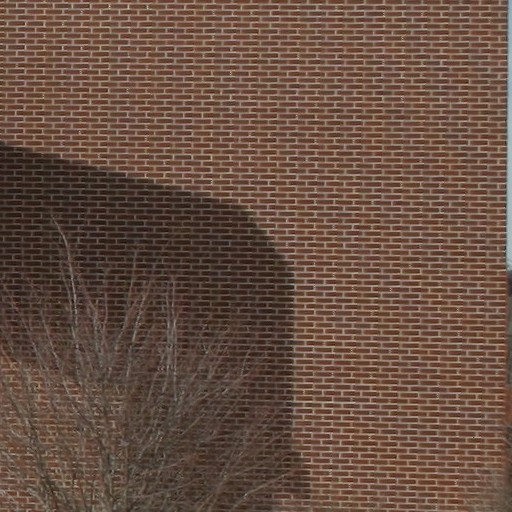
#> input picture images/bricks.jpg, 512 x 512 px, found by its file name
$ jupyter execute 1_sample.ipynb
#> lines starting #> are read from the running program, lines starting #| are printed output that depends on the picture
# Spatial sampling

Import required modules

[cell 1]
from __future__ import print_function
import cv2
from scipy.ndimage.filters import gaussian_filter
import matplotlib.pyplot as plt
import matplotlib

## Helper functions (You don't need to modify these)

Read image from input file into a `numpy.ndarray` variable of two dimensions (grayscale) with 32-bit float entries.

[cell 2]
def read_input_image(input_file_name):
    """
    Read image from input file into a numpy.ndarray variable of two dimensions (grayscale) with 32-bit float entries.
    """

    # Set the flag argument to 0 so that the output has only one channel.
    return cv2.imread(input_file_name, 0).astype('float')

[cell 3]
path1 = r'/Users/lfierz/studium/master/1/iacv/exercise1/images/bricks.jpg'
bricks = read_input_image(path1)
#> in read_input_image, `return cv2.imread(input_file_name, 0).astype('float')`:
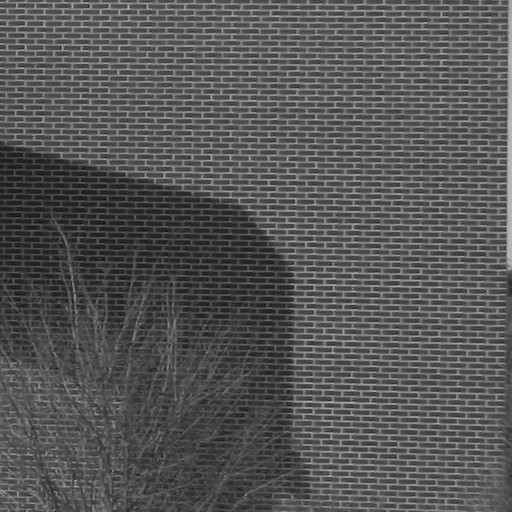
#> returned value: shape (512, 512) float64; min 12, max 196, mean 86.1
path2 = r'/Users/lfierz/studium/master/1/iacv/exercise1/images/window.jpg'
windows = read_input_image(path2)
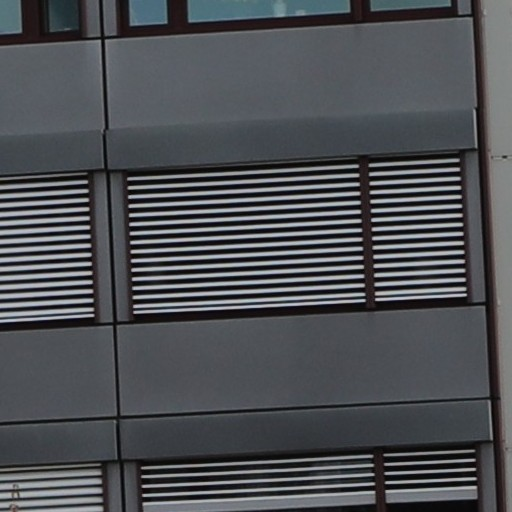
#> input picture images/window.jpg, 512 x 512 px, found by its file name

---

Save output image to a file.

[cell 4]
def write_output_image_to_file(output_image, output_file_name):
    """
    Save output image to a file.
    """

    cv2.imwrite(output_file_name, output_image)
    return

---

Ensure that the sub-sampling factor is not too large.

[cell 5]
def check_size(input_image, factor):
    """
    Check if the subsampling factor is too large.
    Input parameters:
        input_image: the input image
        factor: the required sub-sampling factor
    """

    condition1 = ((input_image.shape[0] // factor) == 0)
    condition2 = ((input_image.shape[1] // factor) == 0)

    if condition1 or condition2:
        print('Error! Subsampling rate is too large.')
        return 0

    else:
        print('Sub-sampling factor is permissible.')
        return 1

---

Print the size of the image

[cell 6]
def print_image_size(image,image_name):
    """
    Print the size of the image
    Input parameters:
        image: the image whose size is required
        image_name: string to indicate the image content
    """

    print('Size of {:s}: {:d}, {:d}.'.format(image_name, image.shape[0], image.shape[1]))

---

Display an image

[cell 7]
def display_image(image,title):
    """
    Display an image
    Input parameters:
        image: the image to be displayed
        title: title of the figure
    """

    fig = matplotlib.pyplot.gcf()
    DPI = fig.get_dpi()
    plt.figure(figsize=(image.shape[0]/float(DPI),image.shape[1]/float(DPI)))
    plt.imshow(image, cmap=plt.cm.gray)
    plt.axis('off')
    plt.title(title)
    plt.show()

[cell 8]
display_image(bricks,"bricks")
display_image(windows,"windows")

## Sub-sampling functions (TODO: Implement these functions)

---

Sub-sample the image

[cell 9]
def subsample_image(input_image, factor):
    """
    Subsample the input image with the requested subsampling factor.
    Input parameters:
        input_image: the input image
        factor: the required sub-sampling factor
    Output:
        the sub-sampled image
    """

    # ************************************
    # TODO
    # ************************************
    # Currently, the output image is just being set to the input image.
    # Replace this with the appropriate sub-sampling code
    # Hint: You may do this using a double for loop, but there is also a way to do this with one line of code!
    # ************************************
    output_image = input_image[0::factor,0::factor]


    return output_image

[cell 10]
factor = 3
new = subsample_image(bricks,factor)
#> in subsample_image, `output_image = input_image[0::factor,0::factor]`:
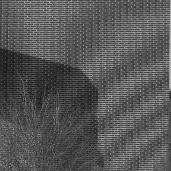
#> output_image: shape (171, 171) float64; min 12, max 188, mean 86.1
display_image(new,"reduced bricks")
new = subsample_image(windows,factor)
#> call 2 of subsample_image, with factor = 3
#> in subsample_image (call 2), `output_image = input_image[0::factor,0::factor]`:
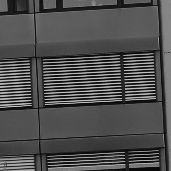
#> output_image: shape (171, 171) float64; min 4, max 196, mean 79.8
display_image(new,"reduced windows")

---

Apply a gaussian blurring to the image

[cell 11]
def gaussian_filter_image(input_image, sigma):
    """
    Apply a gaussian blurring to the image
    Input parameters:
        input_image: the input image
        sigma: strength of the required gaussian blurring
    Output:
        gaussian blurred image
    """

    # ************************************
    # TODO
    # ************************************
    # Currently, the output image is just being set to the input image.
    # Replace this with the appropriate code for smooth the image
    # Hint: Look at the modules being imported in the first cell of the notebook.
    # ************************************
    output_image = gaussian_filter(input_image,sigma)

    return output_image

[cell 12]
factor = 3
sigma = 1
display_image(bricks,"initial bricks")
display_image(windows,"initial windows")
new = subsample_image(bricks,factor)
display_image(new,"reduced bricks")

filtered_bricks = gaussian_filter_image(bricks,sigma)
new_bricks = subsample_image(filtered_bricks,factor)
#> call 4 of subsample_image, with factor = 3
#> in subsample_image (call 4), `output_image = input_image[0::factor,0::factor]`:
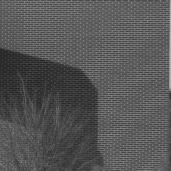
#> output_image: shape (171, 171) float64; min 32.49, max 182.4, mean 86
display_image(new_bricks,"reduced and prefiltered bricks")

new = subsample_image(windows,factor)
display_image(new,"reduced windows")

filtered_windows = gaussian_filter_image(windows,sigma)
#> call 2 of gaussian_filter_image, with sigma = 1
#> in gaussian_filter_image (call 2), `output_image = gaussian_filter(input_image,sigma)`:
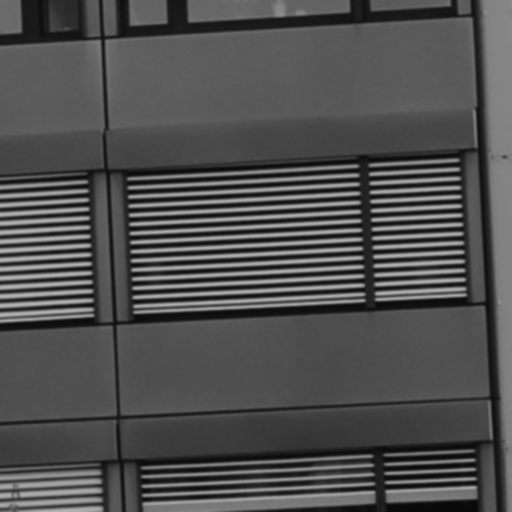
#> output_image: shape (512, 512) float64; min 8.25, max 179.2, mean 79.8
new_windows = subsample_image(filtered_windows,factor)
#> in subsample_image (call 6), `output_image = input_image[0::factor,0::factor]`:
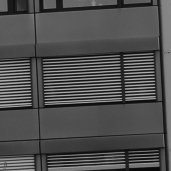
#> output_image: shape (171, 171) float64; min 8.45, max 177.5, mean 79.8
display_image(new_windows,"reduced and prefiltered windows")

## Main function

[cell 13]
def main_function(input_file, factor, sigma):
    """
    Input parameters:
        input_file: path to the input image
        factor: sub-sampling factor
        sigma: strength of the gaussian blurring
    """

    # Read the input image
    I_input = read_input_image(input_file)

    # display the input image
    display_image(I_input, 'Input image')

    # Print the size of the input image
    print_image_size(I_input, 'Input image')
#| Size of Input image: 512, 512.

    print('\n==== ==== ==== ==== ==== ==== ==== ==== ==== ==== ==== ==== ====')

    # print the requested sub-sampling factor
    print('Requested sub-sampling factor: {:d}.'.format(factor))

    # check if the sub-sampling factor is permissible
    if check_size(I_input, factor) == 0:
        return -1

    print('\n==== ==== ==== ==== ==== ==== ==== ==== ==== ==== ==== ==== ====')

    # if requested, blur the image using a gaussian filter
    if (sigma != 0):
        print('Applying a gaussian blur to the image.')
        I_input = gaussian_filter_image(I_input, sigma)
        display_image(I_input, 'Gaussian blurred image')
    else:
        print('Using the original image, without gaussian blurring.')

    print('\n==== ==== ==== ==== ==== ==== ==== ==== ==== ==== ==== ==== ====')

    # Sub-sample the image
    I_output = subsample_image(I_input, factor)

    # display the sub-sampled image
    display_image(I_output, 'Sub-sampled image')

    # Print the size of the subsampled image
    print_image_size(I_output, 'Sub-sampled image')
#| Size of Sub-sampled image: 171, 171.
